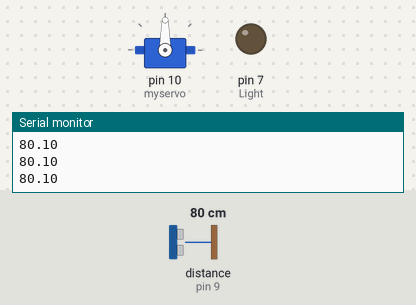
Bench run of a sketch on a simulated Arduino Uno, built with avr-gcc and run on an emulated ATmega328P. Shown: servo, output pins drawn as LEDs (lit = HIGH), the last lines printed to the serial monitor. Wiring (inferred from the names in the program): ultrasonic range finder: trigger pin 8; echo pin 9. The test bench sets the inputs (shaded band); at power-on: distance to the obstacle (sensor on pin 9) 80 cm. The echo pulse lasts 58.3 µs per cm; pins used as bus, display or sensor lines are not drawn.

Above: at 1.2 s.
1.3 s: distance to the obstacle (sensor on pin 9) set to 23 cm
2.8 s: distance to the obstacle (sensor on pin 9) set to 18 cm
At 3.9 s:
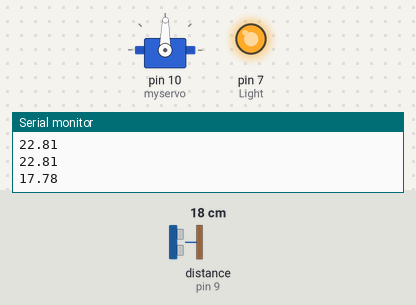
4.9 s: distance to the obstacle (sensor on pin 9) set to 35 cm
At 7.4 s:
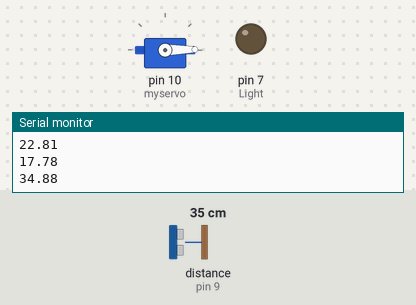
7.9 s: distance to the obstacle (sensor on pin 9) set to 2 cm
At 8.31 s:
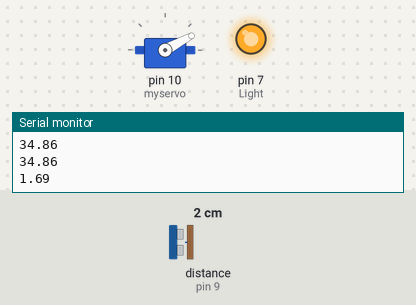
Timing chart, 0 to 10.9 s (numbered marks = the images above; inputs shaded):
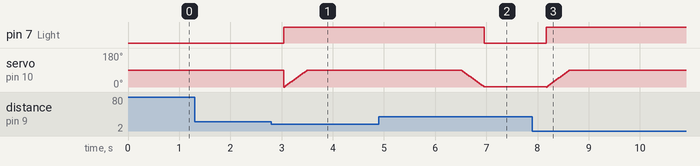

The sketch:

sketch_nov01a.ino
```cpp
#include <Servo.h>

Servo myservo;  //创建一个舵机控制对象
int pos = 0;    // 存储舵机角度位置
int TrgPin = 8; //定义管脚
int EcoPin = 9;
int Light = 7 ; //定义二极管管脚
float dist; //距离

void setup()
{

  Serial.begin(9600);
  //设置TrgPin为输出状态
  pinMode(TrgPin, OUTPUT);
  // 设置EcoPin为输入状态
  pinMode(EcoPin, INPUT);
  pinMode(Light, OUTPUT);
  myservo.attach(10);  // 舵机由arduino第10脚控制

}
void loop()
{

  digitalWrite(TrgPin, LOW);
  delayMicroseconds(8);
  digitalWrite(TrgPin, HIGH);
  // 维持10毫秒高电平用来产生一个脉冲
  delayMicroseconds(10);
  digitalWrite(TrgPin, LOW);
  // 读取脉冲的宽度并换算成距离
  dist = pulseIn(EcoPin, HIGH) / 58.00;
  //Serial.print("Distance:");
  Serial.println(dist);
  //Serial.println("cm");
  if(dist<=20)
  {
    digitalWrite(Light, HIGH);   //点亮二极管
    for(pos = 0; pos < 90; pos += 1)  // 从0度到180度运动， 每次步进一度
    {
      myservo.write(pos);        // 指定舵机转向的角度
      delay(5);                       // 等待5ms让舵机到达指定位置
    }

    delay(3000);  //延时3s

    for(pos = 90; pos>=1; pos-=1)   //从180度到0度运动
    {
      myservo.write(pos);         // 指定舵机转向的角度
      delay(5);                        // 等待5ms让舵机到达指定位置
    }
    digitalWrite(Light, LOW);
  }
delay(300); //延时300ms
}
```

Measured:
- the behaviour switches between 21 and 20 cm on distance to the obstacle (sensor on pin 9) (found by bisection; images 0 and 1)
- after the input at 2.8 s, pin 7 (Light): LOW → HIGH after 0.24 s
- after the input at 4.9 s, pin 7 (Light): goes on until 7.0 s, then stays LOW
- after the input at 7.9 s, pin 7 (Light): LOW → HIGH after 0.27 s
